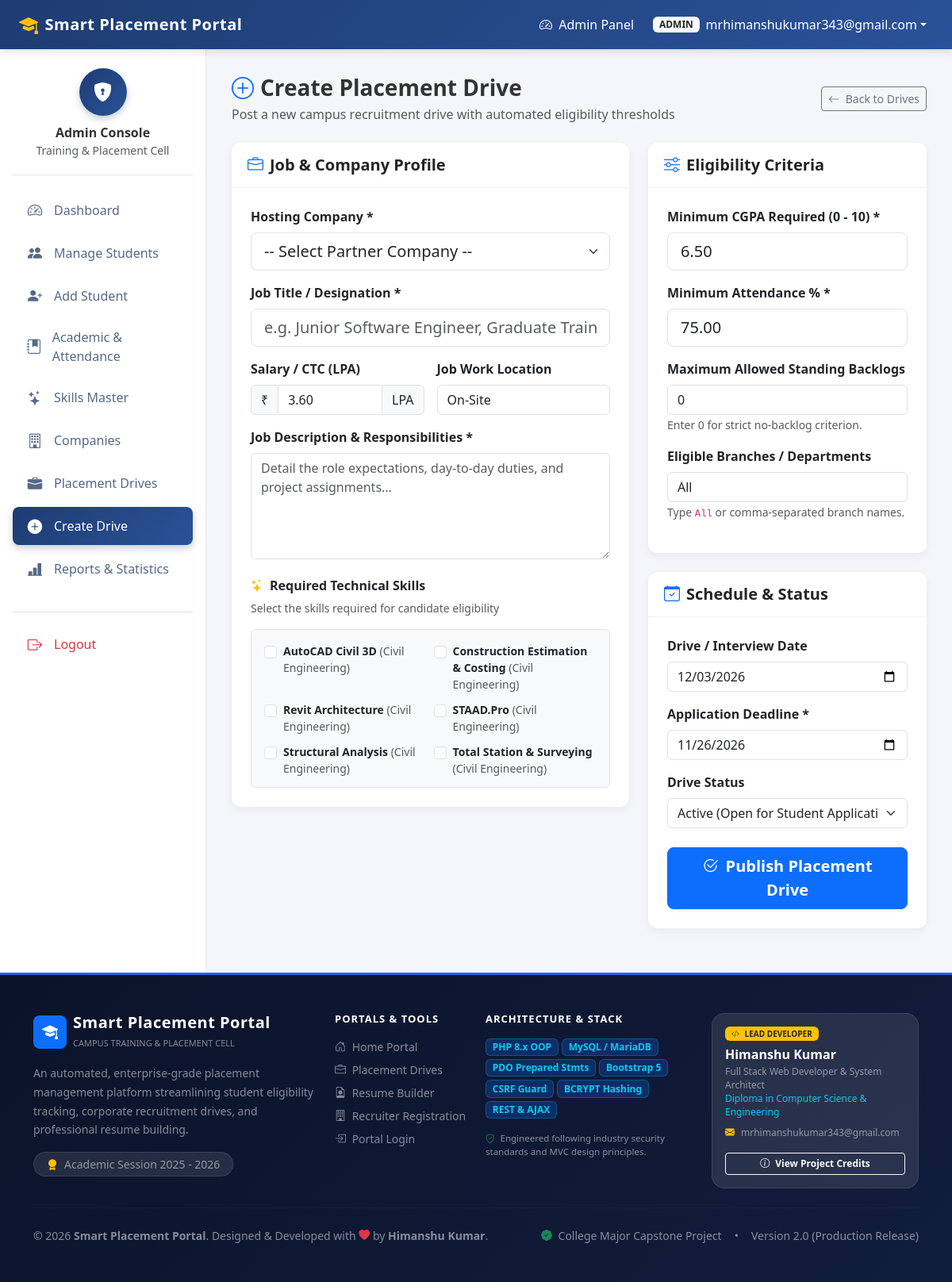
/admin/drive_create.php (signed in), run on the app's committed database.
### tables this page shows
CREATE TABLE `skills` (
  `id` int(11) NOT NULL AUTO_INCREMENT,
  `skill_name` varchar(50) NOT NULL,
  `category` varchar(50) DEFAULT 'General',
  PRIMARY KEY (`id`),
  UNIQUE KEY `skill_name` (`skill_name`)
);

### config/functions.php (called while the page is built, shortened)
<?php
function e($string) {
    return htmlspecialchars((string)($string ?? ''), ENT_QUOTES, 'UTF-8');
}

### admin/drive_create.php (the view, shortened to what this page needs)
<?php
require_once __DIR__ . '/../config/functions.php';
$formData = [
    'company_id' => 0,
    'job_title' => '',
    'job_description' => '',
    'package_lpa' => '3.60',
    'job_location' => 'On-Site',
    'min_cgpa' => '6.50',
    'min_attendance' => '75.00',
    'max_backlogs' => 0,
    'allowed_branches' => 'All',
    'drive_date' => date('Y-m-d', strtotime('+14 days')),
    'deadline' => date('Y-m-d', strtotime('+7 days')),
    'status' => 'Active',
    'skills' => []
];
$allSkills = $pdo->query("SELECT * FROM skills ORDER BY category ASC, skill_name ASC")->fetchAll();
require_once __DIR__ . '/../includes/header.php';
require_once __DIR__ . '/../includes/navbar.php';
?>
<div class="dashboard-container">
    <?php require_once __DIR__ . '/../includes/sidebar_admin.php'; ?>
    <main class="portal-content">
        <div class="container-fluid p-0">
            <div class="d-flex justify-content-between align-items-center mb-4">
                <div>
                    <h3 class="fw-bold mb-1"><i class="bi bi-plus-circle text-primary me-2"></i>Create Placement Drive</h3>
                    <p class="text-muted mb-0">Post a new campus recruitment drive with automated eligibility thresholds</p>
                </div>
                <a href="<?= BASE_URL ?>admin/drives.php" class="btn btn-outline-secondary btn-sm">
                    <i class="bi bi-arrow-left me-1"></i> Back to Drives
                </a>
            </div>
            <form action="<?= BASE_URL ?>admin/drive_create.php" method="POST" class="needs-validation">
                <div class="row g-4">
                    <div class="col-lg-7">
                        <div class="card card-portal">
                            <div class="card-header">
                                <h5 class="mb-0 fw-bold"><i class="bi bi-briefcase text-primary me-2"></i>Job & Company Profile</h5>
                            </div>
                            <div class="card-body p-4">
                                <div class="mb-3">
                                    <label for="company_id" class="form-label fw-semibold">Hosting Company *</label>
                                    <select class="form-select form-select-lg" id="company_id" name="company_id" required>
                                        <option value="">-- Select Partner Company --</option>
                                    </select>
                                </div>
                                <div class="mb-3">
                                    <label for="job_title" class="form-label fw-semibold">Job Title / Designation *</label>
                                    <input type="text" class="form-control form-control-lg" id="job_title" name="job_title" value="<?= e($formData['job_title']) ?>" placeholder="e.g. Junior Software Engineer, Graduate Trainee" required>
                                </div>
                                <div class="row g-3 mb-3">
                                    <div class="col-md-6">
                                        <label for="package_lpa" class="form-label fw-semibold">Salary / CTC (LPA)</label>
                                        <div class="input-group">
                                            <span class="input-group-text">₹</span>
                                            <input type="number" step="0.05" min="0" class="form-control" id="package_lpa" name="package_lpa" value="<?= e($formData['package_lpa']) ?>" placeholder="3.50">
                                            <span class="input-group-text">LPA</span>
                                        </div>
                                    </div>
                                    <div class="col-md-6">
                                        <label for="job_location" class="form-label fw-semibold">Job Work Location</label>
                                        <input type="text" class="form-control" id="job_location" name="job_location" value="<?= e($formData['job_location']) ?>" placeholder="e.g. Pune, Bangalore, Hybrid">
                                    </div>
                                </div>
                                <div class="mb-4">
                                    <label for="job_description" class="form-label fw-semibold">Job Description & Responsibilities *</label>
                                    <textarea class="form-control" id="job_description" name="job_description" rows="5" placeholder="Detail the role expectations, day-to-day duties, and project assignments..." required><?= e($formData['job_description']) ?></textarea>
                                </div>
                                <h6 class="fw-bold text-dark mb-2"><i class="bi bi-stars text-warning me-2"></i>Required Technical Skills</h6>
                                <p class="text-muted small">Select the skills required for candidate eligibility</p>
                                <div class="border rounded p-3 bg-light" style="max-height: 200px; overflow-y: auto;">
                                    <div class="row g-2">
                                        <?php foreach ($allSkills as $sk): ?>
                                            <div class="col-md-6">
                                                <div class="form-check">
                                                    <input class="form-check-input" type="checkbox" name="skills[]" value="<?= $sk['id'] ?>" id="sk_<?= $sk['id'] ?>" <?= in_array($sk['id'], $formData['skills']) ? 'checked' : '' ?>>
                                                    <label class="form-check-label small" for="sk_<?= $sk['id'] ?>">
                                                        <strong><?= e($sk['skill_name']) ?></strong> <span class="text-muted">(<?= e($sk['category']) ?>)</span>
                                                    </label>
                                                </div>
                                            </div>
                                        <?php endforeach; ?>
                                    </div>
                                </div>
                            </div>
                        </div>
                    </div>
                    <div class="col-lg-5">
                        <div class="card card-portal mb-4">
                            <div class="card-header">
                                <h5 class="mb-0 fw-bold"><i class="bi bi-sliders text-primary me-2"></i>Eligibility Criteria</h5>
                            </div>
                            <div class="card-body p-4">
                                <div class="mb-3">
                                    <label for="min_cgpa" class="form-label fw-semibold">Minimum CGPA Required (0 - 10) *</label>
                                    <input type="number" step="0.01" min="0" max="10" class="form-control form-control-lg" id="min_cgpa" name="min_cgpa" value="<?= e($formData['min_cgpa']) ?>" required>
                                </div>
                                <div class="mb-3">
                                    <label for="min_attendance" class="form-label fw-semibold">Minimum Attendance % *</label>
                                    <input type="number" step="0.1" min="0" max="100" class="form-control form-control-lg" id="min_attendance" name="min_attendance" value="<?= e($formData['min_attendance']) ?>" required>
                                </div>
                                <div class="mb-3">
                                    <label for="max_backlogs" class="form-label fw-semibold">Maximum Allowed Standing Backlogs</label>
                                    <input type="number" min="0" max="10" class="form-control" id="max_backlogs" name="max_backlogs" value="<?= e($formData['max_backlogs']) ?>">
                                    <small class="text-muted">Enter 0 for strict no-backlog criterion.</small>
                                </div>
                                <div class="mb-3">
                                    <label for="allowed_branches" class="form-label fw-semibold">Eligible Branches / Departments</label>
                                    <input type="text" class="form-control" id="allowed_branches" name="allowed_branches" value="<?= e($formData['allowed_branches']) ?>" placeholder="e.g. Computer Engineering, Information Technology or All">
                                    <small class="text-muted">Type <code>All</code> or comma-separated branch names.</small>
                                </div>
                            </div>
                        </div>
                        <div class="card card-portal">
                            <div class="card-header">
                                <h5 class="mb-0 fw-bold"><i class="bi bi-calendar-check text-primary me-2"></i>Schedule & Status</h5>
                            </div>
                            <div class="card-body p-4">
                                <div class="mb-3">
                                    <label for="drive_date" class="form-label fw-semibold">Drive / Interview Date</label>
                                    <input type="date" class="form-control" id="drive_date" name="drive_date" value="<?= e($formData['drive_date']) ?>" required>
                                </div>
                                <div class="mb-3">
                                    <label for="deadline" class="form-label fw-semibold">Application Deadline *</label>
                                    <input type="date" class="form-control" id="deadline" name="deadline" value="<?= e($formData['deadline']) ?>" required>
                                </div>
                                <div class="mb-4">
                                    <label for="status" class="form-label fw-semibold">Drive Status</label>
                                    <select class="form-select" id="status" name="status">
                                        <option value="Active" <?= $formData['status'] === 'Active' ? 'selected' : '' ?>>Active (Open for Student Applications)</option>
                                    </select>
                                </div>
                                <button type="submit" class="btn btn-primary btn-lg w-100 fw-bold shadow-sm">
                                    <i class="bi bi-check2-circle me-1"></i> Publish Placement Drive
                                </button>
                            </div>
                        </div>
                    </div>
                </div>
            </form>
        </div>
    </main>
</div>
<?php require_once __DIR__ . '/../includes/footer.php'; ?>

### assets/css/custom.css (style rules this page uses)
body { background-color: var(--bg-light); font-family: 'Segoe UI', system-ui, -apple-system, sans-serif; color: #333; min-height: 100vh; display: flex; flex-direction: column; }
.dashboard-container { display: flex; flex: 1; min-height: calc(100vh - var(--topbar-height)); }
.portal-content { flex: 1; padding: 2rem; overflow-y: auto; }
.card-portal { border: none; border-radius: 12px; box-shadow: var(--card-shadow); background: #ffffff; margin-bottom: 1.5rem; }
.card-portal .card-header { background-color: #ffffff; border-bottom: 1px solid #edf2f7; padding: 1rem 1.25rem; font-weight: 600; border-radius: 12px 12px 0 0 !important; }

### data on the page
skills: skill_name "AutoCAD Civil 3D", category "Civil Engineering"
skills: skill_name "Construction Estimation & Costing", category "Civil Engineering"
skills: skill_name "Revit Architecture", category "Civil Engineering"
skills: skill_name "STAAD.Pro", category "Civil Engineering"
skills: skill_name "Structural Analysis", category "Civil Engineering"
skills: skill_name "Total Station & Surveying", category "Civil Engineering"

### other printed values
$_SESSION['role'] "ADMIN"
$_SESSION['email'] "mrhimanshukumar343@gmail.com"
APP_NAME "Smart Placement Portal"
